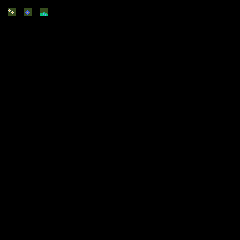

A level layout from a 2D game, rendered from its tile map. Below: a short description, then the map file with its tile-grid data intact:
An orthogonal 30x30 tile map with 8x8 px tiles, 2 tile layers (input_Ground, output_Bushes).

<map version="1.10" tiledversion="1.11.1" orientation="orthogonal" renderorder="right-down" width="30" height="30" tilewidth="8" tileheight="8" infinite="0" nextlayerid="3" nextobjectid="1">
 <tileset firstgid="1" source="../survivaltiles.tsx" />
 <layer id="1" name="input_Ground" width="30" height="30" opacity="0.39">
  <data encoding="csv">
0,0,0,0,0,0,0,0,0,0,0,0,0,0,0,0,0,0,0,0,0,0,0,0,0,0,0,0,0,0,
0,34,0,34,0,34,0,0,0,0,0,0,0,0,0,0,0,0,0,0,0,0,0,0,0,0,0,0,0,0,
0,0,0,0,0,0,0,0,0,0,0,0,0,0,0,0,0,0,0,0,0,0,0,0,0,0,0,0,0,0,
0,0,0,0,0,0,0,0,0,0,0,0,0,0,0,0,0,0,0,0,0,0,0,0,0,0,0,0,0,0,
0,0,0,0,0,0,0,0,0,0,0,0,0,0,0,0,0,0,0,0,0,0,0,0,0,0,0,0,0,0,
0,0,0,0,0,0,0,0,0,0,0,0,0,0,0,0,0,0,0,0,0,0,0,0,0,0,0,0,0,0,
0,0,0,0,0,0,0,0,0,0,0,0,0,0,0,0,0,0,0,0,0,0,0,0,0,0,0,0,0,0,
0,0,0,0,0,0,0,0,0,0,0,0,0,0,0,0,0,0,0,0,0,0,0,0,0,0,0,0,0,0,
0,0,0,0,0,0,0,0,0,0,0,0,0,0,0,0,0,0,0,0,0,0,0,0,0,0,0,0,0,0,
0,0,0,0,0,0,0,0,0,0,0,0,0,0,0,0,0,0,0,0,0,0,0,0,0,0,0,0,0,0,
0,0,0,0,0,0,0,0,0,0,0,0,0,0,0,0,0,0,0,0,0,0,0,0,0,0,0,0,0,0,
0,0,0,0,0,0,0,0,0,0,0,0,0,0,0,0,0,0,0,0,0,0,0,0,0,0,0,0,0,0,
0,0,0,0,0,0,0,0,0,0,0,0,0,0,0,0,0,0,0,0,0,0,0,0,0,0,0,0,0,0,
0,0,0,0,0,0,0,0,0,0,0,0,0,0,0,0,0,0,0,0,0,0,0,0,0,0,0,0,0,0,
0,0,0,0,0,0,0,0,0,0,0,0,0,0,0,0,0,0,0,0,0,0,0,0,0,0,0,0,0,0,
0,0,0,0,0,0,0,0,0,0,0,0,0,0,0,0,0,0,0,0,0,0,0,0,0,0,0,0,0,0,
0,0,0,0,0,0,0,0,0,0,0,0,0,0,0,0,0,0,0,0,0,0,0,0,0,0,0,0,0,0,
0,0,0,0,0,0,0,0,0,0,0,0,0,0,0,0,0,0,0,0,0,0,0,0,0,0,0,0,0,0,
0,0,0,0,0,0,0,0,0,0,0,0,0,0,0,0,0,0,0,0,0,0,0,0,0,0,0,0,0,0,
0,0,0,0,0,0,0,0,0,0,0,0,0,0,0,0,0,0,0,0,0,0,0,0,0,0,0,0,0,0,
0,0,0,0,0,0,0,0,0,0,0,0,0,0,0,0,0,0,0,0,0,0,0,0,0,0,0,0,0,0,
0,0,0,0,0,0,0,0,0,0,0,0,0,0,0,0,0,0,0,0,0,0,0,0,0,0,0,0,0,0,
0,0,0,0,0,0,0,0,0,0,0,0,0,0,0,0,0,0,0,0,0,0,0,0,0,0,0,0,0,0,
0,0,0,0,0,0,0,0,0,0,0,0,0,0,0,0,0,0,0,0,0,0,0,0,0,0,0,0,0,0,
0,0,0,0,0,0,0,0,0,0,0,0,0,0,0,0,0,0,0,0,0,0,0,0,0,0,0,0,0,0,
0,0,0,0,0,0,0,0,0,0,0,0,0,0,0,0,0,0,0,0,0,0,0,0,0,0,0,0,0,0,
0,0,0,0,0,0,0,0,0,0,0,0,0,0,0,0,0,0,0,0,0,0,0,0,0,0,0,0,0,0,
0,0,0,0,0,0,0,0,0,0,0,0,0,0,0,0,0,0,0,0,0,0,0,0,0,0,0,0,0,0,
0,0,0,0,0,0,0,0,0,0,0,0,0,0,0,0,0,0,0,0,0,0,0,0,0,0,0,0,0,0,
0,0,0,0,0,0,0,0,0,0,0,0,0,0,0,0,0,0,0,0,0,0,0,0,0,0,0,0,0,0
</data>
 </layer>
 <layer id="2" name="output_Bushes" width="30" height="30">
  <data encoding="csv">
0,0,0,0,0,0,0,0,0,0,0,0,0,0,0,0,0,0,0,0,0,0,0,0,0,0,0,0,0,0,
0,39,0,40,0,7,0,0,0,0,0,0,0,0,0,0,0,0,0,0,0,0,0,0,0,0,0,0,0,0,
0,0,0,0,0,0,0,0,0,0,0,0,0,0,0,0,0,0,0,0,0,0,0,0,0,0,0,0,0,0,
0,0,0,0,0,0,0,0,0,0,0,0,0,0,0,0,0,0,0,0,0,0,0,0,0,0,0,0,0,0,
0,0,0,0,0,0,0,0,0,0,0,0,0,0,0,0,0,0,0,0,0,0,0,0,0,0,0,0,0,0,
0,0,0,0,0,0,0,0,0,0,0,0,0,0,0,0,0,0,0,0,0,0,0,0,0,0,0,0,0,0,
0,0,0,0,0,0,0,0,0,0,0,0,0,0,0,0,0,0,0,0,0,0,0,0,0,0,0,0,0,0,
0,0,0,0,0,0,0,0,0,0,0,0,0,0,0,0,0,0,0,0,0,0,0,0,0,0,0,0,0,0,
0,0,0,0,0,0,0,0,0,0,0,0,0,0,0,0,0,0,0,0,0,0,0,0,0,0,0,0,0,0,
0,0,0,0,0,0,0,0,0,0,0,0,0,0,0,0,0,0,0,0,0,0,0,0,0,0,0,0,0,0,
0,0,0,0,0,0,0,0,0,0,0,0,0,0,0,0,0,0,0,0,0,0,0,0,0,0,0,0,0,0,
0,0,0,0,0,0,0,0,0,0,0,0,0,0,0,0,0,0,0,0,0,0,0,0,0,0,0,0,0,0,
0,0,0,0,0,0,0,0,0,0,0,0,0,0,0,0,0,0,0,0,0,0,0,0,0,0,0,0,0,0,
0,0,0,0,0,0,0,0,0,0,0,0,0,0,0,0,0,0,0,0,0,0,0,0,0,0,0,0,0,0,
0,0,0,0,0,0,0,0,0,0,0,0,0,0,0,0,0,0,0,0,0,0,0,0,0,0,0,0,0,0,
0,0,0,0,0,0,0,0,0,0,0,0,0,0,0,0,0,0,0,0,0,0,0,0,0,0,0,0,0,0,
0,0,0,0,0,0,0,0,0,0,0,0,0,0,0,0,0,0,0,0,0,0,0,0,0,0,0,0,0,0,
0,0,0,0,0,0,0,0,0,0,0,0,0,0,0,0,0,0,0,0,0,0,0,0,0,0,0,0,0,0,
0,0,0,0,0,0,0,0,0,0,0,0,0,0,0,0,0,0,0,0,0,0,0,0,0,0,0,0,0,0,
0,0,0,0,0,0,0,0,0,0,0,0,0,0,0,0,0,0,0,0,0,0,0,0,0,0,0,0,0,0,
0,0,0,0,0,0,0,0,0,0,0,0,0,0,0,0,0,0,0,0,0,0,0,0,0,0,0,0,0,0,
0,0,0,0,0,0,0,0,0,0,0,0,0,0,0,0,0,0,0,0,0,0,0,0,0,0,0,0,0,0,
0,0,0,0,0,0,0,0,0,0,0,0,0,0,0,0,0,0,0,0,0,0,0,0,0,0,0,0,0,0,
0,0,0,0,0,0,0,0,0,0,0,0,0,0,0,0,0,0,0,0,0,0,0,0,0,0,0,0,0,0,
0,0,0,0,0,0,0,0,0,0,0,0,0,0,0,0,0,0,0,0,0,0,0,0,0,0,0,0,0,0,
0,0,0,0,0,0,0,0,0,0,0,0,0,0,0,0,0,0,0,0,0,0,0,0,0,0,0,0,0,0,
0,0,0,0,0,0,0,0,0,0,0,0,0,0,0,0,0,0,0,0,0,0,0,0,0,0,0,0,0,0,
0,0,0,0,0,0,0,0,0,0,0,0,0,0,0,0,0,0,0,0,0,0,0,0,0,0,0,0,0,0,
0,0,0,0,0,0,0,0,0,0,0,0,0,0,0,0,0,0,0,0,0,0,0,0,0,0,0,0,0,0,
0,0,0,0,0,0,0,0,0,0,0,0,0,0,0,0,0,0,0,0,0,0,0,0,0,0,0,0,0,0
</data>
 </layer>
</map>
